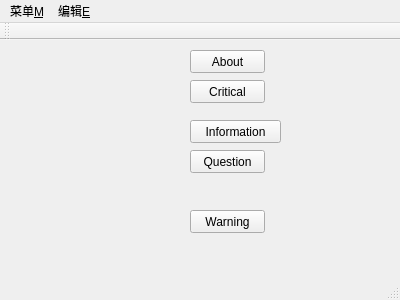
<?xml version="1.0" encoding="UTF-8"?>
<ui version="4.0">
 <class>MainWindow</class>
 <widget class="QMainWindow" name="MainWindow">
  <property name="geometry">
   <rect>
    <x>0</x>
    <y>0</y>
    <width>400</width>
    <height>300</height>
   </rect>
  </property>
  <property name="windowTitle">
   <string>MainWindow</string>
  </property>
  <widget class="QWidget" name="centralWidget">
   <widget class="QPushButton" name="pushButton">
    <property name="geometry">
     <rect>
      <x>190</x>
      <y>10</y>
      <width>75</width>
      <height>23</height>
     </rect>
    </property>
    <property name="text">
     <string>About</string>
    </property>
   </widget>
   <widget class="QPushButton" name="pushButton_2">
    <property name="geometry">
     <rect>
      <x>190</x>
      <y>40</y>
      <width>75</width>
      <height>23</height>
     </rect>
    </property>
    <property name="text">
     <string>Critical</string>
    </property>
   </widget>
   <widget class="QPushButton" name="pushButton_3">
    <property name="geometry">
     <rect>
      <x>190</x>
      <y>80</y>
      <width>91</width>
      <height>23</height>
     </rect>
    </property>
    <property name="text">
     <string>Information</string>
    </property>
   </widget>
   <widget class="QPushButton" name="pushButton_4">
    <property name="geometry">
     <rect>
      <x>190</x>
      <y>110</y>
      <width>75</width>
      <height>23</height>
     </rect>
    </property>
    <property name="text">
     <string>Question</string>
    </property>
   </widget>
   <widget class="QPushButton" name="pushButton_5">
    <property name="geometry">
     <rect>
      <x>190</x>
      <y>170</y>
      <width>75</width>
      <height>23</height>
     </rect>
    </property>
    <property name="text">
     <string>Warning</string>
    </property>
   </widget>
  </widget>
  <widget class="QMenuBar" name="menuBar">
   <property name="geometry">
    <rect>
     <x>0</x>
     <y>0</y>
     <width>400</width>
     <height>23</height>
    </rect>
   </property>
   <widget class="QMenu" name="menu_M">
    <property name="title">
     <string>菜单&amp;M</string>
    </property>
    <addaction name="open"/>
    <addaction name="new_2"/>
    <addaction name="quit"/>
   </widget>
   <widget class="QMenu" name="menu_E">
    <property name="title">
     <string>编辑&amp;E</string>
    </property>
    <addaction name="reback"/>
   </widget>
   <addaction name="menu_M"/>
   <addaction name="menu_E"/>
  </widget>
  <widget class="QToolBar" name="mainToolBar">
   <attribute name="toolBarArea">
    <enum>TopToolBarArea</enum>
   </attribute>
   <attribute name="toolBarBreak">
    <bool>false</bool>
   </attribute>
  </widget>
  <widget class="QStatusBar" name="statusBar"/>
  <action name="open">
   <property name="icon">
    <iconset resource="myresources.qrc">
     <normaloff>:/Images/1.png</normaloff>:/Images/1.png</iconset>
   </property>
   <property name="text">
    <string>打开&amp;O</string>
   </property>
   <property name="shortcut">
    <string>Ctrl+O</string>
   </property>
  </action>
  <action name="new_2">
   <property name="icon">
    <iconset resource="myresources.qrc">
     <normaloff>:/Images/2.png</normaloff>:/Images/2.png</iconset>
   </property>
   <property name="text">
    <string>新建</string>
   </property>
   <property name="shortcut">
    <string>Ctrl+N</string>
   </property>
  </action>
  <action name="reback">
   <property name="icon">
    <iconset resource="myresources.qrc">
     <normaloff>:/Images/3.png</normaloff>:/Images/3.png</iconset>
   </property>
   <property name="text">
    <string>撤销</string>
   </property>
   <property name="shortcut">
    <string>Ctrl+Z</string>
   </property>
  </action>
  <action name="quit">
   <property name="icon">
    <iconset resource="myresources.qrc">
     <normaloff>:/Images/4.png</normaloff>:/Images/4.png</iconset>
   </property>
   <property name="text">
    <string>注销</string>
   </property>
   <property name="shortcut">
    <string>Ctrl+Q</string>
   </property>
  </action>
 </widget>
 <layoutdefault spacing="6" margin="11"/>
 <resources>
  <include location="myresources.qrc"/>
 </resources>
 <connections>
  <connection>
   <sender>quit</sender>
   <signal>changed()</signal>
   <receiver>MainWindow</receiver>
   <slot>close()</slot>
   <hints>
    <hint type="sourcelabel">
     <x>-1</x>
     <y>-1</y>
    </hint>
    <hint type="destinationlabel">
     <x>199</x>
     <y>149</y>
    </hint>
   </hints>
  </connection>
 </connections>
</ui>
